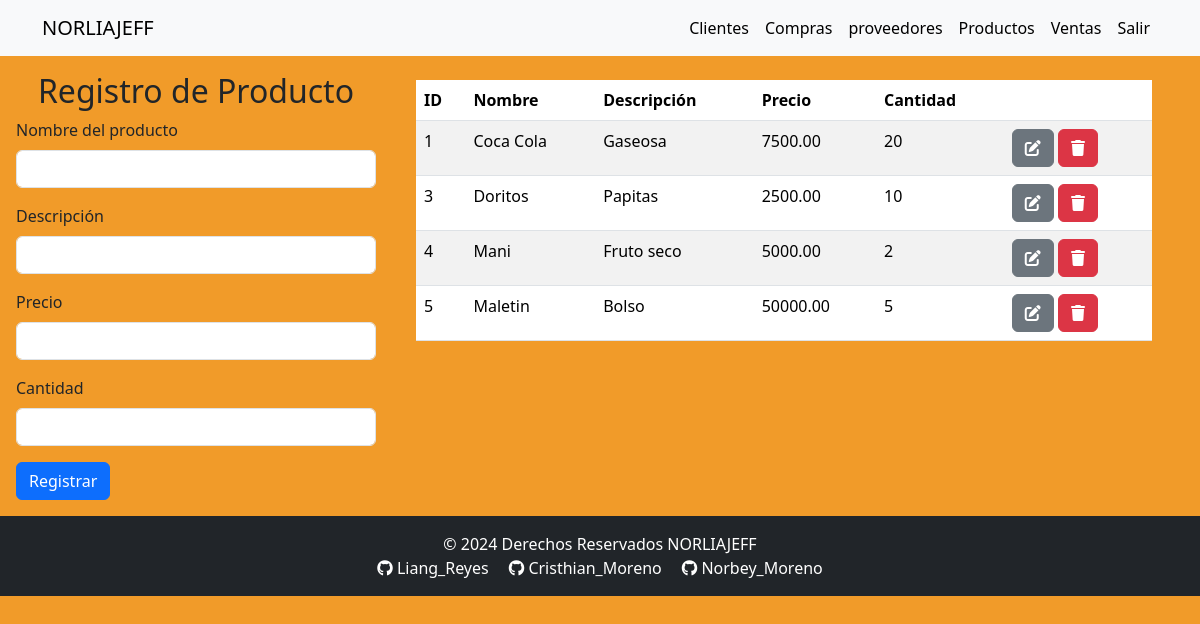
The app's page /templates/productos.php (signed in) with its own data.
### tables this page shows
CREATE TABLE `productos` (
  `ID` int NOT NULL,
  `Nombre` varchar(100) DEFAULT NULL,
  `Descripcion` varchar(255) DEFAULT NULL,
  `Precio` decimal(10,2) DEFAULT NULL,
  `Stock` int DEFAULT NULL,
  `UsuarioID` int DEFAULT NULL
);

### models/Conexion.php (called while the page is built, shortened)
<?php
class Conexion {
    private $host = 'localhost';
    private $usuario = 'root';
    private $contrasena = '';
    private $base_de_datos = 'norliajeff';
    private $conn;
    public function __construct() {
        $this->conn = new mysqli($this->host, $this->usuario, $this->contrasena, $this->base_de_datos);
    }
    public function getConexion() {
        return $this->conn;
    }
}
?>

### controllers/productoController.php (called while the page is built, shortened)
<?php
require_once '../models/producto.php';
require_once '../models/conexion.php';
class ProductoController {
    private $db;
    public function __construct() {
        $conexion = new Conexion();
        $this->db = $conexion->getConexion();
    }
    public function obtenerTodosLosProductosPorID($usuario_id) {
        $sql = "SELECT * FROM productos WHERE UsuarioID = ?";
        $stmt = $this->db->prepare($sql);
        $stmt->bind_param('s', $usuario_id);
        $stmt->execute();
        $resultado = $stmt->get_result();
        $productos = [];
        while ($row = $resultado->fetch_assoc()) {
            $productos[] = new Producto($row['ID'], $row['Nombre'], $row['Descripcion'], $row['Precio'], $row['Stock']);
        }
        return $productos;
    }
}
?>

### models/producto.php (called while the page is built)
<?php
class Producto {
    private $ID;
    private $Nombre;
    private $Descripcion;
    private $Precio;
    private $Stock;
    public function __construct($ID, $Nombre, $Descripcion, $Precio, $Stock) {
        $this->ID = $ID;
        $this->Nombre = $Nombre;
        $this->Descripcion = $Descripcion;
        $this->Precio = $Precio;
        $this->Stock = $Stock;
    }
    public function getID() {
        return $this->ID;
    }
    public function getNombre() {
        return $this->Nombre;
    }
    public function getDescripcion() {
        return $this->Descripcion;
    }
    public function getPrecio() {
        return $this->Precio;
    }
    public function getStock() {
        return $this->Stock;
    }
}
?>

### templates/productos.php (the view, shortened to what this page needs)
<?php
require_once '../includes/headerLogin.php';
require_once '../controllers/productoController.php';
$usuario_id = $_SESSION['usuario_id'];
$productoController = new ProductoController();
$productos = $productoController->obtenerTodosLosProductosPorID($usuario_id);
?>
<main class="main">
    <section>
        <div class="container-fluid row">
            <form class="col-4 p-3" action="../controllers/productoHandler.php" method="POST">
                <h2 class="text-center" id="titulo">Registro de Producto</h2>
                <div class="mb-3">
                    <label for="nombre" class="form-label">Nombre del producto</label>
                    <input type="text" class="form-control" name="nombre" required autofocus>
                </div>
                <div class="mb-3">
                    <label for="descripcion" class="form-label">Descripción</label>
                    <input type="text" class="form-control" name="descripcion" required>
                </div>
                <div class="mb-3">
                    <label for="precio" class="form-label">Precio</label>
                    <input type="number" class="form-control" name="precio" step="0.01" required>
                </div>
                <div class="mb-3">
                    <label for="stock" class="form-label">Cantidad</label>
                    <input type="number" class="form-control" name="stock" required>
                </div>
                <button type="submit" class="btn btn-primary" name="BtnRegistrar" value="OK">Registrar</button>
            </form>
            <div class="col-8 p-4">
                <div class="table-responsive">
                    <table class="table table-striped table-hover">
                        <thead>
                            <tr>
                                <th scope="col">ID</th>
                                <th scope="col">Nombre</th>
                                <th scope="col">Descripción</th>
                                <th scope="col">Precio</th>
                                <th scope="col">Cantidad</th>
                                <th scope="col"></th>
                            </tr>
                        </thead>
                        <tbody>
                            <?php if (isset($productos) && (is_array($productos) || is_object($productos))): ?>
                                <?php foreach ($productos as $producto): ?>
                                    <tr>
                                        <td><?php echo htmlspecialchars($producto->getID()); ?></td>
                                        <td><?php echo htmlspecialchars($producto->getNombre()); ?></td>
                                        <td><?php echo htmlspecialchars($producto->getDescripcion()); ?></td>
                                        <td><?php echo htmlspecialchars($producto->getPrecio()); ?></td>
                                        <td><?php echo htmlspecialchars($producto->getStock()); ?></td>
                                        <td>
                                            <a href='actualizarProducto.php?id=<?php echo htmlspecialchars($producto->getID()); ?>' class='btn btn-secondary'>
                                                <i class='fa-solid fa-pen-to-square'></i>
                                            </a>
                                            <a href='../controllers/productoHandler.php?accion=eliminar&id=<?php echo htmlspecialchars($producto->getID()); ?>' class='btn btn-danger' onclick='return confirm("¿Estás seguro de que deseas eliminar este producto?")'>
                                                <i class='fa-solid fa-trash'></i>
                                            </a>
                                        </td>
                                    </tr>
                                <?php endforeach; ?>
                            <?php else: ?>
                                <tr><td colspan="7">No hay productos para mostrar.</td></tr>
                            <?php endif; ?>
                        </tbody>
                    </table>
                </div>
            </div>
        </div>
    </section>
</main>
<?php
require_once '../includes/footer.php';
?>

### styles.css (style rules this page uses)
.fondo { background-color: rgb(241, 155, 41); }

### records on screen
productos: ID "1", Nombre "Coca Cola", Descripcion "Gaseosa", Precio "7500.00", Stock "20"
productos: ID "3", Nombre "Doritos", Descripcion "Papitas", Precio "2500.00", Stock "10"
productos: ID "4", Nombre "Mani", Descripcion "Fruto seco", Precio "5000.00", Stock "2"
productos: ID "5", Nombre "Maletin", Descripcion "Bolso", Precio "50000.00", Stock "5"
